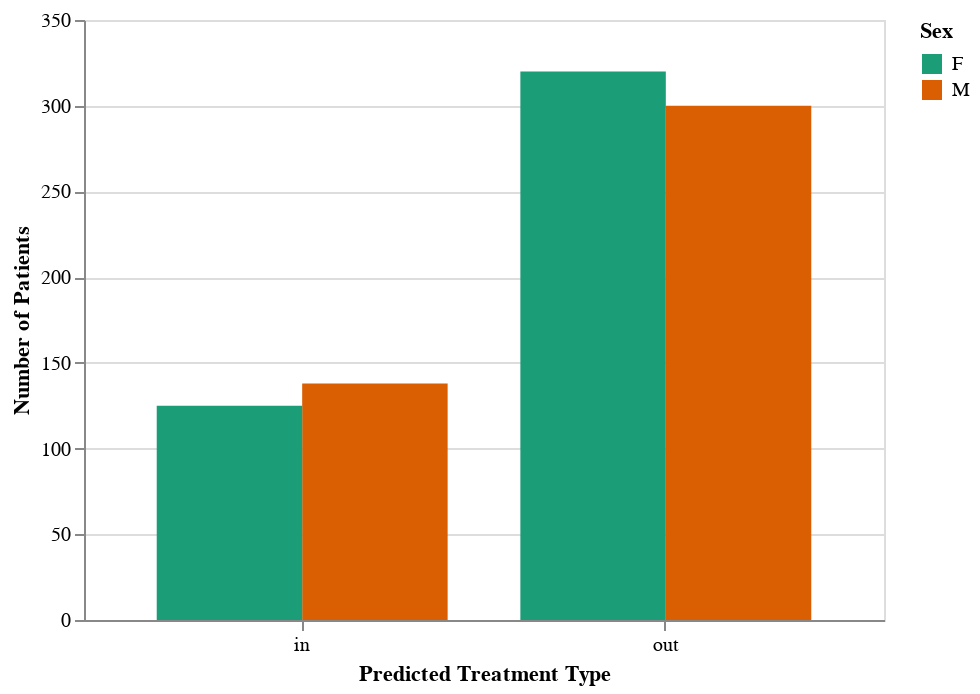

Here is the notebook cell this chart was saved with:
### Code cell
sex_vs_prediction = alt.Chart(patient_test_predict, width = 400, height = 300
                               ).mark_bar().encode(
                                   x = alt.X("prediction", title = "Predicted Treatment Type", axis=alt.Axis(labelAngle=0)),
                                   xOffset="SEX",
                                   y = alt.Y("count()", title = "Number of Patients"),
                                   color = alt.Color("SEX", title = "Sex", scale = alt.Scale(scheme='dark2')), 
                                   tooltip = alt.Tooltip("count()")
                               )
sex_vs_prediction

### Figure 1 — Vega-Lite specification as saved in the notebook (floating-point values rounded to 4 significant figures; data arrays with more than 128 entries replaced by an {"elided": "..."} marker saying what was removed)
{"config": {"view": {"continuousWidth": 300, "continuousHeight": 300}}, "data": {"name": "data-42a620fdad65e14dee2dbb0f6566e9e5"}, "mark": {"type": "bar"}, "encoding": {"color": {"field": "SEX", "scale": {"scheme": "dark2"}, "title": "Sex", "type": "nominal"}, "tooltip": {"aggregate": "count", "type": "quantitative"}, "x": {"axis": {"labelAngle": 0}, "field": "prediction", "title": "Predicted Treatment Type", "type": "nominal"}, "xOffset": {"field": "SEX", "type": "nominal"}, "y": {"aggregate": "count", "title": "Number of Patients", "type": "quantitative"}}, "height": 300, "width": 400, "$schema": "https://vega.github.io/schema/vega-lite/v5.16.3.json", "datasets": {"data-42a620fdad65e14dee2dbb0f6566e9e5": {"elided": "883 records"}}}
